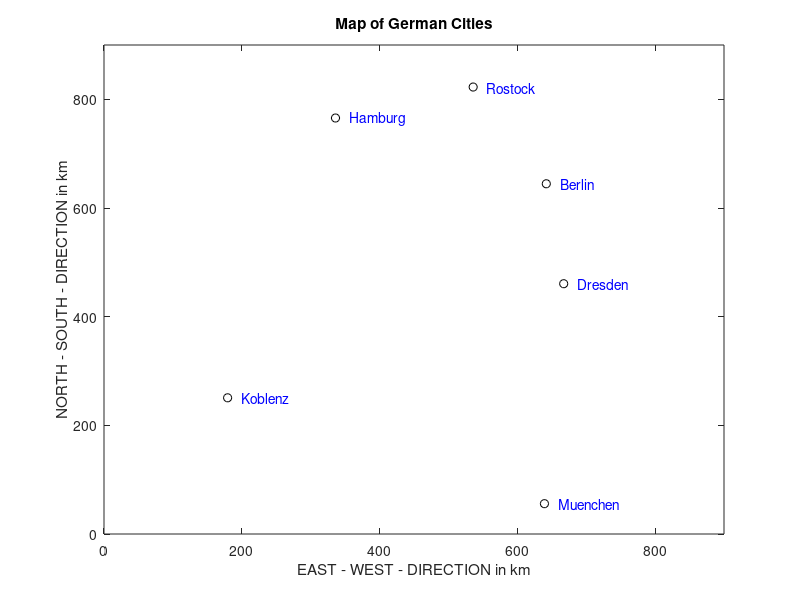

The MATLAB source for this figure:
% ---------------------------------------------------------------------
% Book:         MVA
% ---------------------------------------------------------------------
% Quantlet:     MVAMDScity2
% ---------------------------------------------------------------------
% Description:  MVAMDScity2 computes the map of the cities by application 
%               of multidimensional scaling. Reflects and rotates the 
%               figure by 90
%               Corresponds to example 16.1 in MVA. 
% ---------------------------------------------------------------------
% Usage:        -
% ---------------------------------------------------------------------
% Inputs:       None
% ---------------------------------------------------------------------
% Output:       Map of the cities as a metric MDS solution for the
%               inter-city road distances.
% ---------------------------------------------------------------------
% Example:      -
% ---------------------------------------------------------------------
% Author:       Wolfgang Haerdle, Vladimir Georgescu, Jorge Patron,
%               Song Song
% ---------------------------------------------------------------------

close all
clear
clc

%Intercity road distances
ber=[0 214 279 610 596 237];
dre=[214 0 492 533 496 444];
ham=[279 492 0 520 772 140];
kob=[610 533 520 0 521 687];
mue=[596 496 772 521 0 771];
ros=[237 444 140 687 771 0];

dist=[ber', dre', ham', kob', mue', ros'];

% aa, bb, hh, ii, rr, xx, xx1, xx2 are matrices
%aa,bb,hh,ii are matrices
aa=(dist.^2).*(-0.5);

ii=eye(6,6);
u=ones(1,6);

hh=ii-(1/6*(u'*u));

bb=hh*aa*hh; %Determine the inner product matrix

[v e]=eigs(bb);

g1(:,1)=v(:,1);
g1(:,2)=-v(:,2);

g2(1,1)=e(1,1);
g2(2,2)=e(2,2);
g2(1,2)=0;
g2(2,1)=0;

xx1=g1*(g2.^0.5); %Determine the coordinate matrix

x=cos(pi/2);
y=sin(pi/2);
z=-sin(pi/2);

rr(1,1)=x;
rr(1,2)=z;
rr(2,1)=y;
rr(2,2)=x;

xx2=xx1*rr;
xx=[(xx2(:,1)*(-1))+500 (xx2(:,2))+500];

hold on
scatter(xx(:,1),xx(:,2),'k')
title('Map of German Cities')
xlabel('EAST - WEST - DIRECTION in km')
ylabel('NORTH - SOUTH - DIRECTION in km')
xlim([0 900])
ylim([0 900])
set(gca,'box','on')

text(xx(1,1)+20,xx(1,2),'Berlin','Color','b')
text(xx(2,1)+20,xx(2,2),'Dresden','Color','b')
text(xx(3,1)+20,xx(3,2),'Hamburg','Color','b')
text(xx(4,1)+20,xx(4,2),'Koblenz','Color','b')
text(xx(5,1)+20,xx(5,2),'Muenchen','Color','b')
text(xx(6,1)+20,xx(6,2),'Rostock','Color','b')
